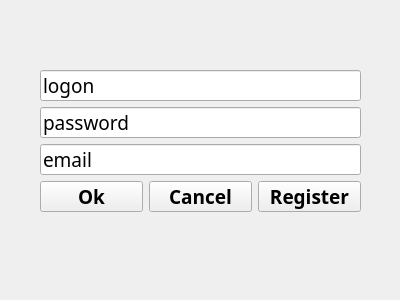
<?xml version="1.0" encoding="UTF-8"?>
<ui version="4.0">
 <class>Form</class>
 <widget class="QWidget" name="Form">
  <property name="geometry">
   <rect>
    <x>0</x>
    <y>0</y>
    <width>400</width>
    <height>300</height>
   </rect>
  </property>
  <property name="palette">
   <palette>
    <active/>
    <inactive/>
    <disabled/>
   </palette>
  </property>
  <property name="font">
   <font>
    <family>Lucida Fax</family>
    <pointsize>14</pointsize>
   </font>
  </property>
  <property name="windowTitle">
   <string>Form</string>
  </property>
  <widget class="QWidget" name="verticalLayoutWidget">
   <property name="geometry">
    <rect>
     <x>40</x>
     <y>70</y>
     <width>321</width>
     <height>142</height>
    </rect>
   </property>
   <layout class="QVBoxLayout" name="verticalLayout">
    <item>
     <widget class="QLineEdit" name="lineEd_log">
      <property name="font">
       <font>
        <family>Lucida Fax</family>
        <pointsize>14</pointsize>
       </font>
      </property>
      <property name="text">
       <string>logon</string>
      </property>
     </widget>
    </item>
    <item>
     <widget class="QLineEdit" name="lineEd_pass">
      <property name="font">
       <font>
        <family>Lucida Fax</family>
        <pointsize>14</pointsize>
       </font>
      </property>
      <property name="text">
       <string>password</string>
      </property>
     </widget>
    </item>
    <item>
     <widget class="QLineEdit" name="lineEdit_3">
      <property name="font">
       <font>
        <family>Lucida Fax</family>
        <pointsize>14</pointsize>
        <bold>false</bold>
       </font>
      </property>
      <property name="text">
       <string>email</string>
      </property>
     </widget>
    </item>
    <item>
     <layout class="QHBoxLayout" name="horizontalLayout">
      <item>
       <widget class="QPushButton" name="pushBut_ok">
        <property name="font">
         <font>
          <family>Lucida Fax</family>
          <pointsize>14</pointsize>
          <bold>true</bold>
         </font>
        </property>
        <property name="text">
         <string>Ok</string>
        </property>
       </widget>
      </item>
      <item>
       <widget class="QPushButton" name="pushBut_can">
        <property name="font">
         <font>
          <family>Lucida Fax</family>
          <pointsize>14</pointsize>
          <bold>true</bold>
         </font>
        </property>
        <property name="text">
         <string>Cancel</string>
        </property>
       </widget>
      </item>
      <item>
       <widget class="QPushButton" name="pushBut_reg">
        <property name="font">
         <font>
          <family>Lucida Fax</family>
          <pointsize>14</pointsize>
          <bold>true</bold>
         </font>
        </property>
        <property name="text">
         <string>Register</string>
        </property>
       </widget>
      </item>
     </layout>
    </item>
   </layout>
  </widget>
 </widget>
 <resources/>
 <connections/>
</ui>
